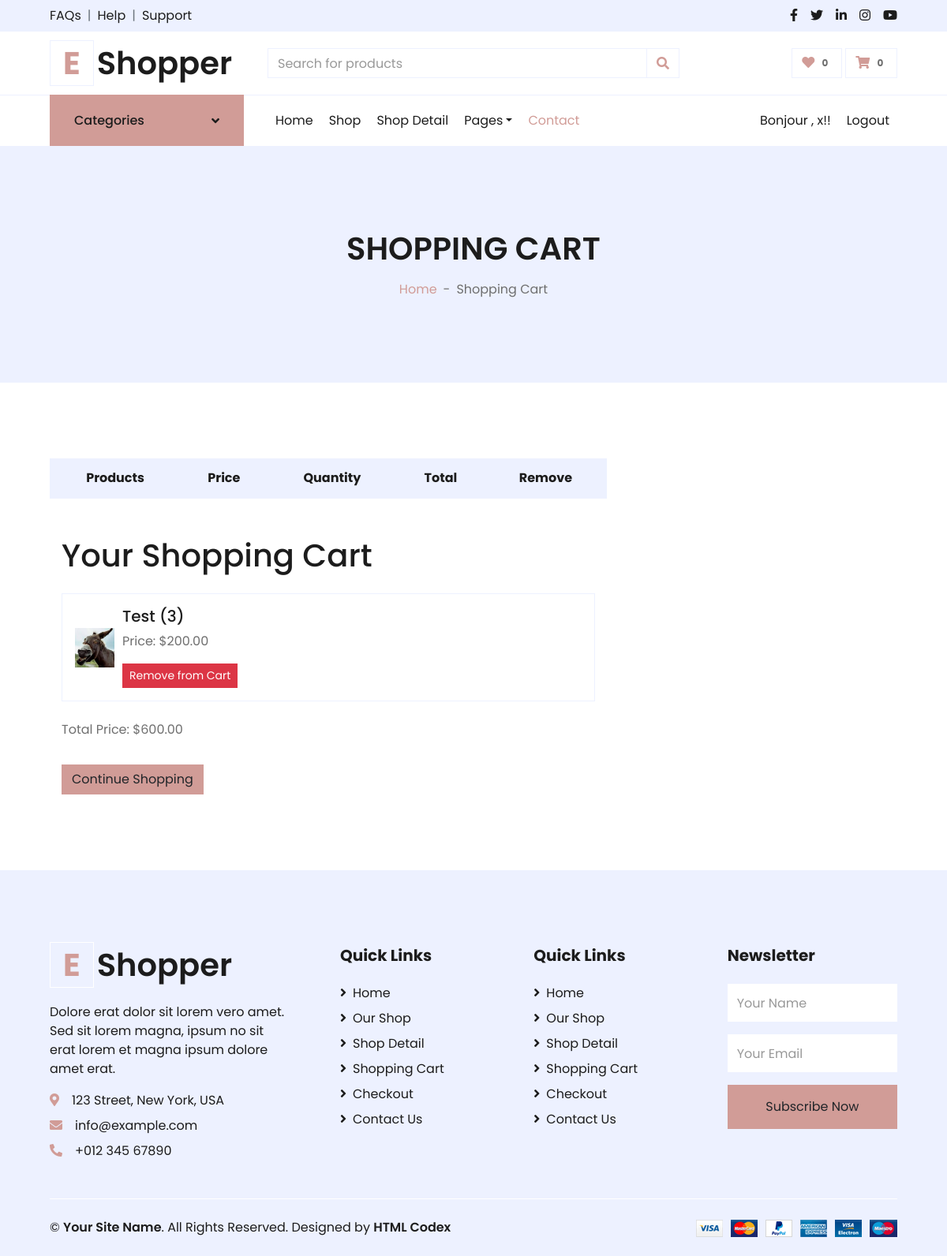
Before: /cart/cart/ (signed in) with the older database file.
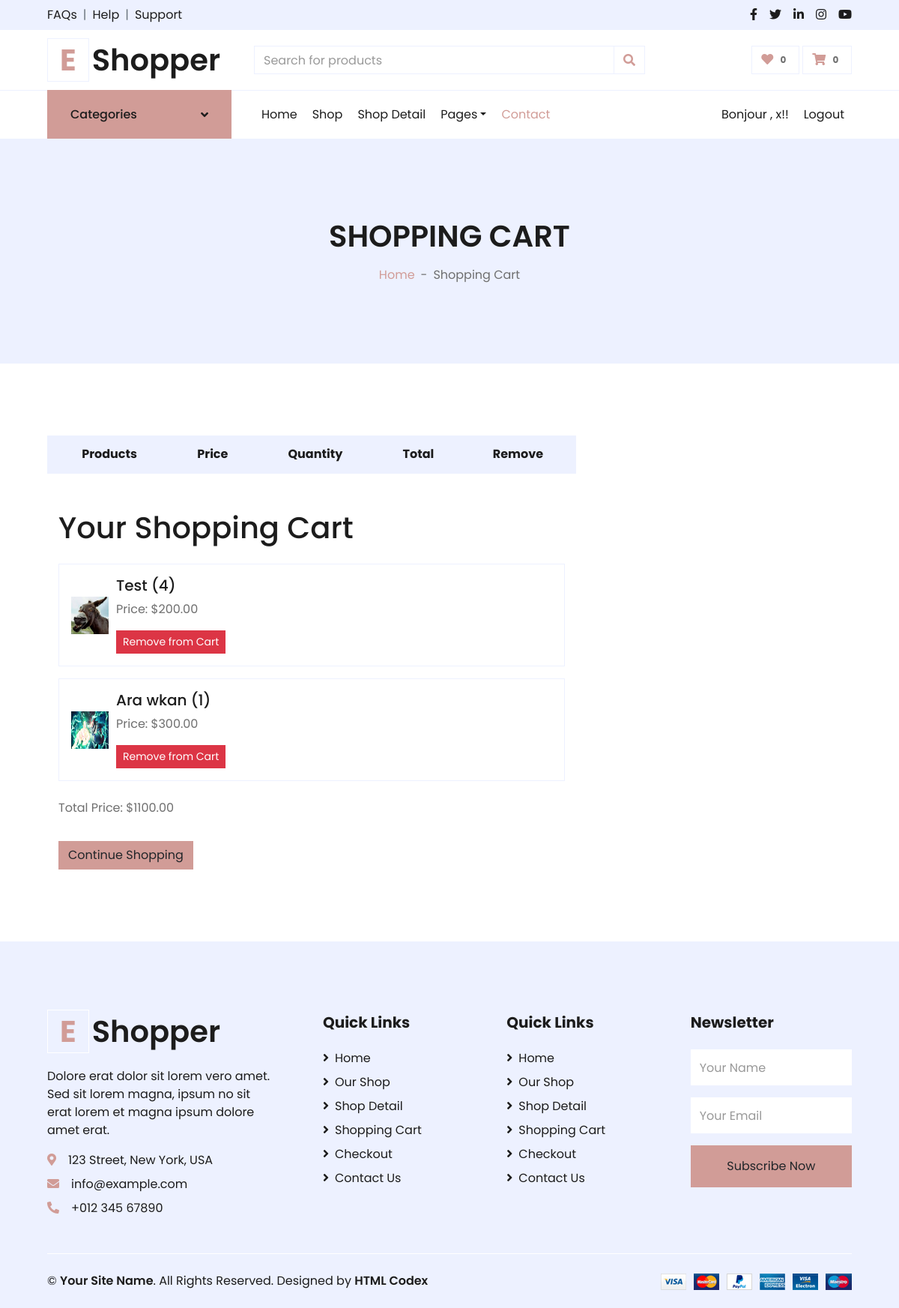
After: the same page with the newer database file.
### CartApp/models.py (models this page shows, shortened)
class CartItem(models.Model):
    product = models.ForeignKey(Product, on_delete=models.CASCADE)
    quantity = models.PositiveIntegerField(default=0)
    user = models.ForeignKey(User, on_delete=models.CASCADE)
    date_added = models.DateTimeField(auto_now_add=True)

### ProductsApp/models.py (models this page shows, shortened)
class Product(models.Model):
	name = models.CharField(max_length=100)
	description = models.TextField(null=True)
	price = models.DecimalField(max_digits=10, decimal_places=2)
	image = models.ImageField(upload_to='products/')

### CartApp/views.py (the view)
# urls.py: path('cart/', views.view_cart, name='view_cart'),
def view_cart(request):
    cart_items = CartItem.objects.filter(user=request.user)
    total_price = sum(item.product.price * item.quantity for item in cart_items)
    return render(request, 'cart.html', {'cart_items': cart_items, 'total_price': total_price})

### templates/cart.html (shortened to what this page needs)
{% extends 'base.html' %}
{% load static %}
{% block content %}
    <div class="container-fluid bg-secondary mb-5">
        <div class="d-flex flex-column align-items-center justify-content-center" style="min-height: 300px">
            <h1 class="font-weight-semi-bold text-uppercase mb-3">Shopping Cart</h1>
            <div class="d-inline-flex">
                <p class="m-0"><a href="{% url 'index' %}">Home</a></p>
                <p class="m-0 px-2">-</p>
                <p class="m-0">Shopping Cart</p>
            </div>
        </div>
    </div>
    <div class="container-fluid pt-5">
        <div class="row px-xl-5">
            <div class="col-lg-8 table-responsive mb-5">
                <table class="table table-bordered text-center mb-0">
                    <thead class="bg-secondary text-dark">
                        <tr>
                            <th>Products</th>
                            <th>Price</th>
                            <th>Quantity</th>
                            <th>Total</th>
                            <th>Remove</th>
                        </tr>
                    </thead>
                </table>
                <body>
                    <div class="container mt-5">
                        <h1 class="mb-4">Your Shopping Cart</h1>
                        <div class="product-list">
                            {% for item in cart_items %}
                                <div class="product-item mb-3 p-3 border">
                                    <div class="d-flex align-items-center">
                                        <img src="{{ item.product.image.url }}" alt="{{ item.product.name }}" style="width: 50px; height: 50px; margin-right: 10px;">
                                        <div>
                                            <h5>{{ item.product.name }} ({{ item.quantity }})</h5>
                                            <p>Price: ${{ item.product.price }}</p>
                                            <a href="{% url 'CartApp:remove_from_cart' item_id=item.id %}" class="btn btn-danger btn-sm">Remove from Cart</a>
                                        </div>
                                    </div>
                                </div>
                            {% empty %}
                                <p>Your cart is empty.</p>
                            {% endfor %}
                        </div>
                        <div class="total-price mt-4">
                            <p>Total Price: ${{ total_price }}</p>
                        </div>
                        <a href="{% url 'CartApp:product_list' %}" class="btn btn-primary mt-3">Continue Shopping</a>
                    </div>
                </body>
            </div>
            <div class="col-lg-4">
            </div>
        </div>
    </div>
{% endblock content %}

Changed rows visible on the page:
changed CartItem "Test": quantity "3" → "4"
added CartItem: product.image (picture), product.name "Ara wkan", quantity "1", product.price "300.00"
Other visible differences:
{{ total_price }}: "600.00" → "1100.00"
